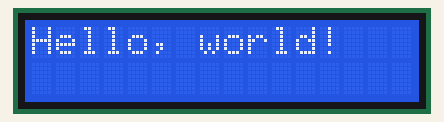
Recording of a sketch running on a simulated Arduino Uno, built with avr-gcc and run on an emulated ATmega328P. Shown: 16×2 character LCD.

Above: at 0.1 s.
At 2.1 s:
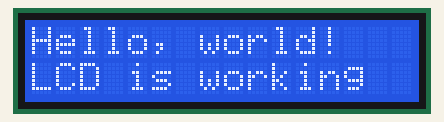

The sketch:

Arancino_LCD.ino
```cpp
#include <LiquidCrystal.h>  // Library for LCD display

// GPIO pins for LCD display control

#define RS 8
#define ENABLE 4

#define DB4 3
#define DB5 10
#define DB6 11
#define DB7 38

// Initialize the library by associating any needed LCD interface pin
// with the Arancino GPIO pin number it is connected to
LiquidCrystal lcd(RS, ENABLE, DB4, DB5, DB6, DB7);

void setup() {

  lcd.begin(16, 2);             // Set up 16 columns, 2 rows
  lcd.print("Hello, world!");   // Print on first line
  delay(2000);
  lcd.setCursor(0, 1);          // Move to second line
  lcd.print("LCD is working");

}

void loop() {
  // Nothing happens here
}
```
